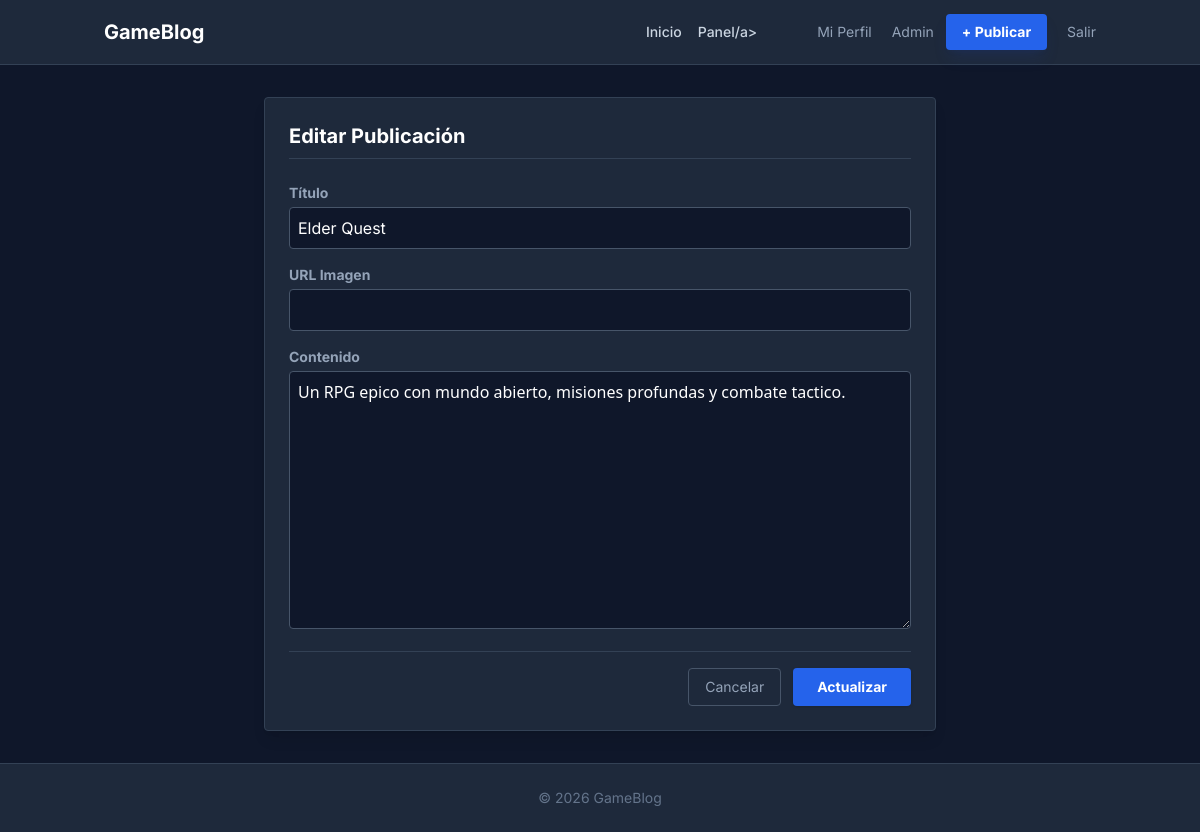
Before: /index.php?action=edit_post&id=1 (signed in) with the older database file.
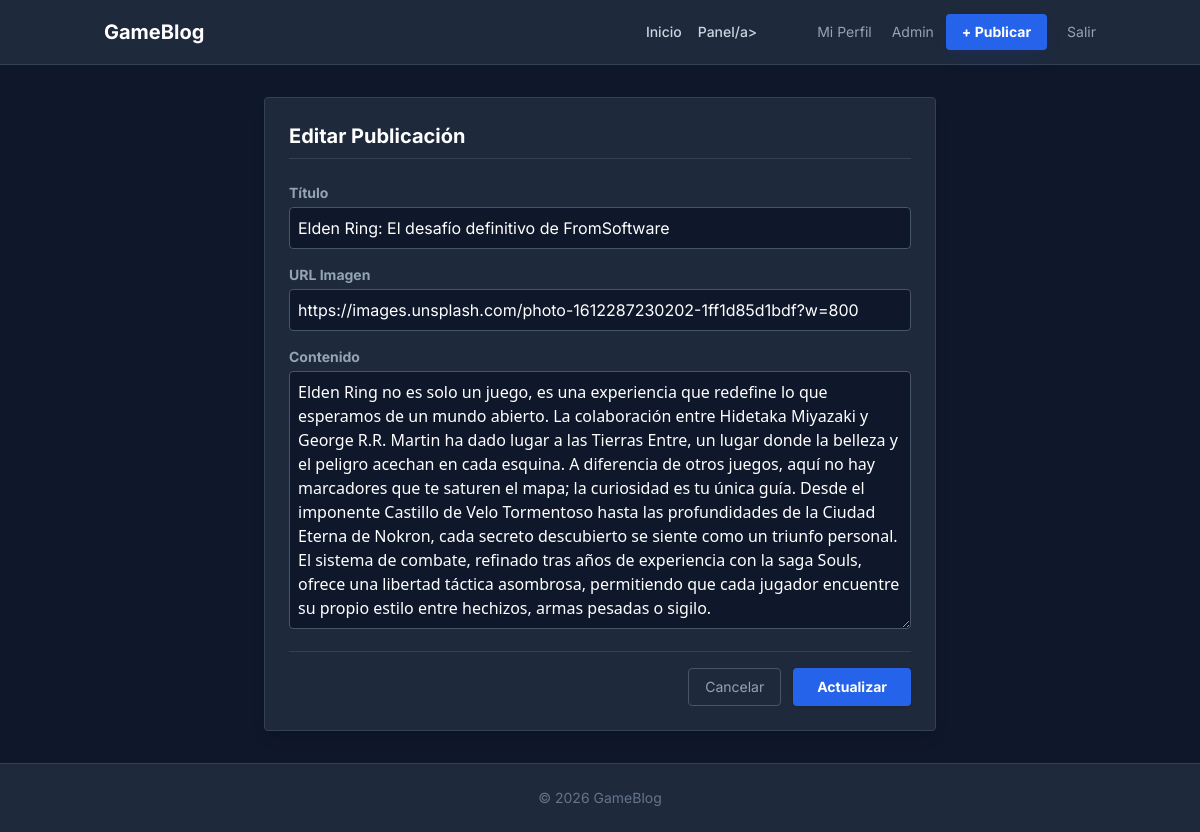
After: the same page with the newer database file.
### tables this page shows
CREATE TABLE IF NOT EXISTS posts (
    id INT AUTO_INCREMENT PRIMARY KEY,
    user_id INT NOT NULL,
    title VARCHAR(150) NOT NULL,
    content TEXT NOT NULL,
    image_url VARCHAR(255) DEFAULT NULL,
    created_at TIMESTAMP DEFAULT CURRENT_TIMESTAMP,
    FOREIGN KEY (user_id) REFERENCES users(id) ON DELETE CASCADE
);

### controllers/PostController.php (called while the page is built, shortened)
<?php
require_once __DIR__ . '/../models/Post.php';
class PostController {
    private $postModel;
    public function __construct() {
        $database = new Database();
        $db = $database->getConnection();
        $this->postModel = new Post($db);
    }
    protected function render(string $view, array $data = []) {
        extract($data);
        include __DIR__ . '/../views/' . $view;
    }
    public function edit($id) {
        $post = $this->postModel->find($id);
        return $this->render('posts/edit.php', compact('post'));
    }
}

### models/Post.php (called while the page is built, shortened)
<?php
class Post {
    private $db;
    public function __construct($db) {
        $this->db = $db;
    }
    public function find($id) {
        $stmt = $this->db->prepare("SELECT posts.*, users.username FROM posts JOIN users ON posts.user_id = users.id WHERE posts.id = ?");
        $stmt->execute([$id]);
        return $stmt->fetch();
    }
}

### views/posts/edit.php (the view, shortened to what this page needs)
<?php include __DIR__ . '/../layout/header.php'; ?>
<div class="max-w-2xl mx-auto">
    <div class="bg-slate-800 rounded border border-slate-700 p-6 shadow-lg">
        <h2 class="text-xl font-bold text-white mb-6 border-b border-slate-700 pb-2">Editar Publicación</h2>
        <form method="POST" action="index.php?action=update_post&id=<?= $post['id'] ?>" class="space-y-4">
            <div>
                <label class="block text-sm font-bold text-slate-400 mb-1">Título</label>
                <input type="text" name="title" value="<?= htmlspecialchars($post['title']) ?>" required class="w-full bg-slate-900 border border-slate-600 rounded p-2 text-white focus:border-blue-500 outline-none">
            </div>
            <div>
                <label class="block text-sm font-bold text-slate-400 mb-1">URL Imagen</label>
                <input type="url" name="image_url" value="<?= htmlspecialchars($post['image_url'] ?? '') ?>" class="w-full bg-slate-900 border border-slate-600 rounded p-2 text-white focus:border-blue-500 outline-none">
            </div>
            <div>
                <label class="block text-sm font-bold text-slate-400 mb-1">Contenido</label>
                <textarea name="content" rows="10" required class="w-full bg-slate-900 border border-slate-600 rounded p-2 text-white focus:border-blue-500 outline-none font-sans"><?= htmlspecialchars($post['content']) ?></textarea>
            </div>
            <div class="flex justify-end gap-3 pt-4 border-t border-slate-700">
                <a href="index.php" class="px-4 py-2 border border-slate-600 text-slate-400 rounded hover:text-white hover:border-slate-500 text-sm transition-colors">Cancelar</a>
                <button type="submit" class="px-6 py-2 bg-blue-600 hover:bg-blue-500 text-white font-bold rounded text-sm shadow transition-colors">
                    Actualizar
                </button>
            </div>
        </form>
    </div>
</div>
<?php include __DIR__ . '/../layout/footer.php'; ?>

Changed rows visible on the page:
changed posts: title "Elder Quest" → "Elden Ring: El desafío definitivo de FromSoftware"; image_url (not shown) → "https://images.unsplash.com/photo-1612287230202-1ff1d85d1bdf?w=800"; content "Un RPG epico con mundo abierto, misiones profundas y combate tactico." → "Elden Ring no es solo un juego, es una experiencia que redefine lo que esperamos de un mundo abierto. La colaboración entre Hidetaka Miyazaki y George R.R. Martin ha dado lugar a las Tierras Entre, un lugar donde la belleza y el peligro acechan en cada esquina. A diferencia de otros juegos, aquí no hay marcadores que te saturen el mapa; la curiosidad es tu única guía. Desde el imponente Castillo de Velo Tormentoso hasta las profundidades de la Ciudad Eterna de Nokron, cada secreto descubierto se siente como un triunfo personal. El sistema de combate, refinado tras años de experiencia con la saga Souls, ofrece una libertad táctica asombrosa, permitiendo que cada jugador encuentre su propio…"
